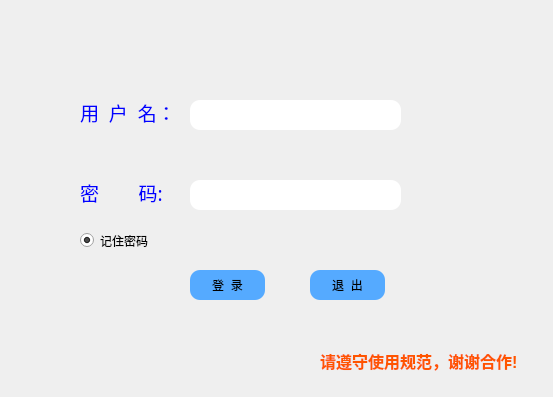
<?xml version="1.0" encoding="UTF-8"?>
<ui version="4.0">
 <class>LoginDialog</class>
 <widget class="QDialog" name="LoginDialog">
  <property name="geometry">
   <rect>
    <x>0</x>
    <y>0</y>
    <width>553</width>
    <height>397</height>
   </rect>
  </property>
  <property name="minimumSize">
   <size>
    <width>60</width>
    <height>30</height>
   </size>
  </property>
  <property name="windowTitle">
   <string>Dialog</string>
  </property>
  <property name="styleSheet">
   <string notr="true">background-image: url(:/ShortCut/images/login_back.jpg);</string>
  </property>
  <widget class="QPushButton" name="btnLogin">
   <property name="geometry">
    <rect>
     <x>190</x>
     <y>270</y>
     <width>75</width>
     <height>30</height>
    </rect>
   </property>
   <property name="minimumSize">
    <size>
     <width>60</width>
     <height>30</height>
    </size>
   </property>
   <property name="cursor">
    <cursorShape>PointingHandCursor</cursorShape>
   </property>
   <property name="styleSheet">
    <string notr="true">background-color: rgb(85, 170, 255);
background-image: url(:/ShortCut/images/log-in.png);
background-color: rgb(85, 170, 255);
border-radius:10px;</string>
   </property>
   <property name="text">
    <string>登  录</string>
   </property>
  </widget>
  <widget class="QPushButton" name="btnExit">
   <property name="geometry">
    <rect>
     <x>310</x>
     <y>270</y>
     <width>75</width>
     <height>30</height>
    </rect>
   </property>
   <property name="minimumSize">
    <size>
     <width>60</width>
     <height>30</height>
    </size>
   </property>
   <property name="cursor">
    <cursorShape>PointingHandCursor</cursorShape>
   </property>
   <property name="styleSheet">
    <string notr="true">background-color: rgb(85, 170, 255);
background-image: url(:/ShortCut/images/log-in.png);
border-radius:10px</string>
   </property>
   <property name="text">
    <string>退  出</string>
   </property>
  </widget>
  <widget class="QRadioButton" name="radRemember">
   <property name="geometry">
    <rect>
     <x>80</x>
     <y>230</y>
     <width>91</width>
     <height>21</height>
    </rect>
   </property>
   <property name="styleSheet">
    <string notr="true">border-radius:10px;
background-image: url(:/ShortCut/images/log-in.png);
</string>
   </property>
   <property name="text">
    <string>记住密码</string>
   </property>
   <property name="checked">
    <bool>true</bool>
   </property>
  </widget>
  <widget class="QLabel" name="timeLabel">
   <property name="geometry">
    <rect>
     <x>140</x>
     <y>10</y>
     <width>401</width>
     <height>41</height>
    </rect>
   </property>
   <property name="font">
    <font>
     <pointsize>12</pointsize>
     <weight>75</weight>
     <bold>true</bold>
    </font>
   </property>
   <property name="styleSheet">
    <string notr="true">background-image: url(:/ShortCut/images/log-in.png);
color: rgb(255, 85, 0);</string>
   </property>
   <property name="text">
    <string/>
   </property>
  </widget>
  <widget class="QLabel" name="label">
   <property name="geometry">
    <rect>
     <x>320</x>
     <y>340</y>
     <width>211</width>
     <height>41</height>
    </rect>
   </property>
   <property name="font">
    <font>
     <pointsize>12</pointsize>
     <weight>75</weight>
     <bold>true</bold>
    </font>
   </property>
   <property name="styleSheet">
    <string notr="true">background-image: url(:/ShortCut/images/log-in.png);
color: rgb(255, 85, 0);</string>
   </property>
   <property name="text">
    <string>请遵守使用规范，谢谢合作!</string>
   </property>
  </widget>
  <widget class="QLineEdit" name="editPasswd">
   <property name="geometry">
    <rect>
     <x>190</x>
     <y>180</y>
     <width>211</width>
     <height>30</height>
    </rect>
   </property>
   <property name="minimumSize">
    <size>
     <width>60</width>
     <height>30</height>
    </size>
   </property>
   <property name="styleSheet">
    <string notr="true">border-radius:10px;
background-image: url(:/ShortCut/images/log-in.png);
border-color: rgb(85, 170, 255);
</string>
   </property>
   <property name="echoMode">
    <enum>QLineEdit::Password</enum>
   </property>
  </widget>
  <widget class="QLineEdit" name="editUserName">
   <property name="enabled">
    <bool>true</bool>
   </property>
   <property name="geometry">
    <rect>
     <x>190</x>
     <y>100</y>
     <width>211</width>
     <height>30</height>
    </rect>
   </property>
   <property name="minimumSize">
    <size>
     <width>60</width>
     <height>30</height>
    </size>
   </property>
   <property name="font">
    <font>
     <pointsize>13</pointsize>
    </font>
   </property>
   <property name="cursor">
    <cursorShape>IBeamCursor</cursorShape>
   </property>
   <property name="styleSheet">
    <string notr="true">border-radius:10px;
background-image: url(:/ShortCut/images/log-in.png);
color: rgb(0, 0, 255);
border-color: rgb(85, 170, 255);

</string>
   </property>
  </widget>
  <widget class="QLabel" name="labPawsswd">
   <property name="geometry">
    <rect>
     <x>80</x>
     <y>180</y>
     <width>91</width>
     <height>25</height>
    </rect>
   </property>
   <property name="font">
    <font>
     <family>微软雅黑</family>
     <pointsize>14</pointsize>
     <weight>50</weight>
     <italic>false</italic>
     <bold>false</bold>
    </font>
   </property>
   <property name="autoFillBackground">
    <bool>false</bool>
   </property>
   <property name="styleSheet">
    <string notr="true">font: 14pt &quot;微软雅黑&quot;;
color: rgb(0, 0, 255);
border-radius:10px;
background-image: url(:/ShortCut/images/log-in.png);</string>
   </property>
   <property name="text">
    <string>密        码:</string>
   </property>
  </widget>
  <widget class="QLabel" name="labUserName">
   <property name="geometry">
    <rect>
     <x>80</x>
     <y>100</y>
     <width>100</width>
     <height>25</height>
    </rect>
   </property>
   <property name="font">
    <font>
     <family>微软雅黑</family>
     <pointsize>14</pointsize>
     <weight>50</weight>
     <italic>false</italic>
     <bold>false</bold>
    </font>
   </property>
   <property name="styleSheet">
    <string notr="true">font: 14pt &quot;微软雅黑&quot;;
color: rgb(0, 0, 255);
border-radius:10px;
background-image: url(:/ShortCut/images/log-in.png);</string>
   </property>
   <property name="text">
    <string>用  户  名：</string>
   </property>
  </widget>
 </widget>
 <resources/>
 <connections/>
</ui>
